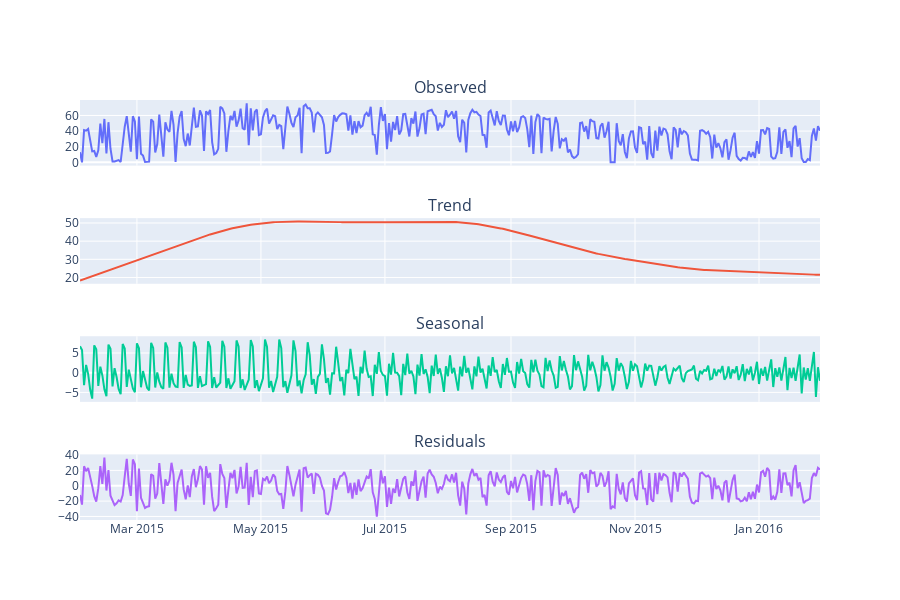

The code cell stored with this chart in its notebook:
### Code cell
names = [col_name for col_name in decomp_df.columns]

fig = make_subplots(rows = 4, cols = 1,
                    subplot_titles = names,
                    shared_xaxes = True)

row = 1
col = 1

for component in list(decomp_df.columns):
    fig.add_trace(go.Scatter(
        x = decomp_df.index,
        y = decomp_df[component],
    ), row = row, col = col)
    row += 1

fig.update_layout(
    showlegend = False,
    height = 600
)

fig.show()

### Figure 1 — Plotly figure (JSON) as saved in the notebook; plotly's stock layout.template omitted (floating-point values rounded to 4 significant figures; data arrays with more than 128 entries replaced by an {"elided": "..."} marker saying what was removed)
{"data": [{"x": {"elided": "365 str values"}, "y": {"elided": "365 float values"}, "type": "scatter", "xaxis": "x", "yaxis": "y"}, {"x": {"elided": "365 str values"}, "y": {"elided": "365 float values"}, "type": "scatter", "xaxis": "x2", "yaxis": "y2"}, {"x": {"elided": "365 str values"}, "y": {"elided": "365 float values"}, "type": "scatter", "xaxis": "x3", "yaxis": "y3"}, {"x": {"elided": "365 str values"}, "y": {"elided": "365 float values"}, "type": "scatter", "xaxis": "x4", "yaxis": "y4"}], "layout": {"xaxis": {"anchor": "y", "domain": [0.0, 1.0], "matches": "x4", "showticklabels": false}, "yaxis": {"anchor": "x", "domain": [0.8438, 1.0]}, "xaxis2": {"anchor": "y2", "domain": [0.0, 1.0], "matches": "x4", "showticklabels": false}, "yaxis2": {"anchor": "x2", "domain": [0.5625, 0.7188]}, "xaxis3": {"anchor": "y3", "domain": [0.0, 1.0], "matches": "x4", "showticklabels": false}, "yaxis3": {"anchor": "x3", "domain": [0.2812, 0.4375]}, "xaxis4": {"anchor": "y4", "domain": [0.0, 1.0]}, "yaxis4": {"anchor": "x4", "domain": [0.0, 0.1562]}, "annotations": [{"font": {"size": 16}, "showarrow": false, "text": "Observed", "x": 0.5, "xanchor": "center", "xref": "paper", "y": 1.0, "yanchor": "bottom", "yref": "paper"}, {"font": {"size": 16}, "showarrow": false, "text": "Trend", "x": 0.5, "xanchor": "center", "xref": "paper", "y": 0.7188, "yanchor": "bottom", "yref": "paper"}, {"font": {"size": 16}, "showarrow": false, "text": "Seasonal", "x": 0.5, "xanchor": "center", "xref": "paper", "y": 0.4375, "yanchor": "bottom", "yref": "paper"}, {"font": {"size": 16}, "showarrow": false, "text": "Residuals", "x": 0.5, "xanchor": "center", "xref": "paper", "y": 0.1562, "yanchor": "bottom", "yref": "paper"}], "showlegend": false, "height": 600}}
